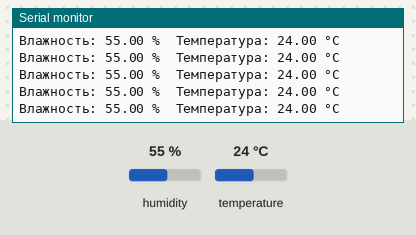
A sketch run on a simulated Arduino Uno, built with avr-gcc and run on an emulated ATmega328P. Parts: the last lines printed to the serial monitor. Inputs (shaded band) come from the test bench; at power-on: humidity 55 %, temperature 24 °C.

Above: at 2.8 s.
2.9 s: humidity set to 22 %
At 4.25 s:
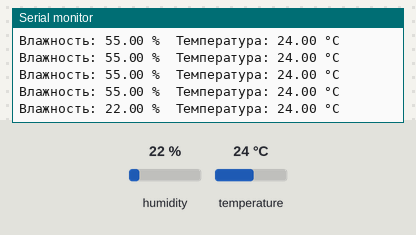
8.9 s: temperature set to 12 °C
At 8.93 s:
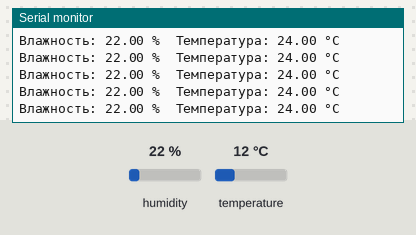
11.6 s: humidity set to 40 %
At 12.18 s:
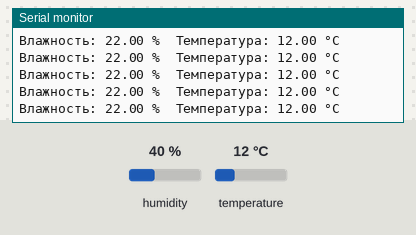
Timing chart, 0 to 14.6 s (numbered marks = the images above; inputs shaded):
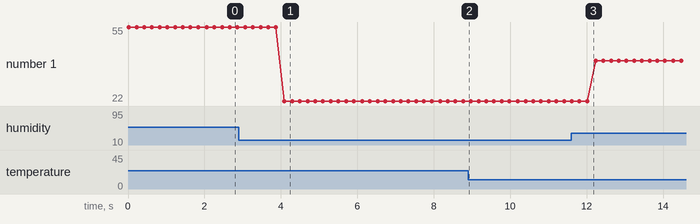

Measured:
- after the input at 2.9 s, the serial monitor: prints a new line after 1.2 s (image 1)
- plotted number 1: 55 → 22 after the input at 2.9 s, 22 → 40 after the input at 11.6 s

The sketch:

humidity.ino
```cpp
#include <DHT.h>

#define DHTPIN 2          // Пин, куда подключен DATA
#define DHTTYPE DHT11     // Или DHT22, если у тебя он

DHT dht(DHTPIN, DHTTYPE);

void setup() {
  Serial.begin(9600);
  dht.begin();
}

void loop() {
  float humidity = dht.readHumidity();
  float temperature = dht.readTemperature(); // По Цельсию

  if (isnan(humidity) || isnan(temperature)) {
    Serial.println("Ошибка чтения с датчика");
    return;
  }

  Serial.print("Влажность: ");
  Serial.print(humidity);
  Serial.print(" %\tТемпература: ");
  Serial.print(temperature);
  Serial.println(" °C");

  delay(200); // Пауза между замерами
}
```
